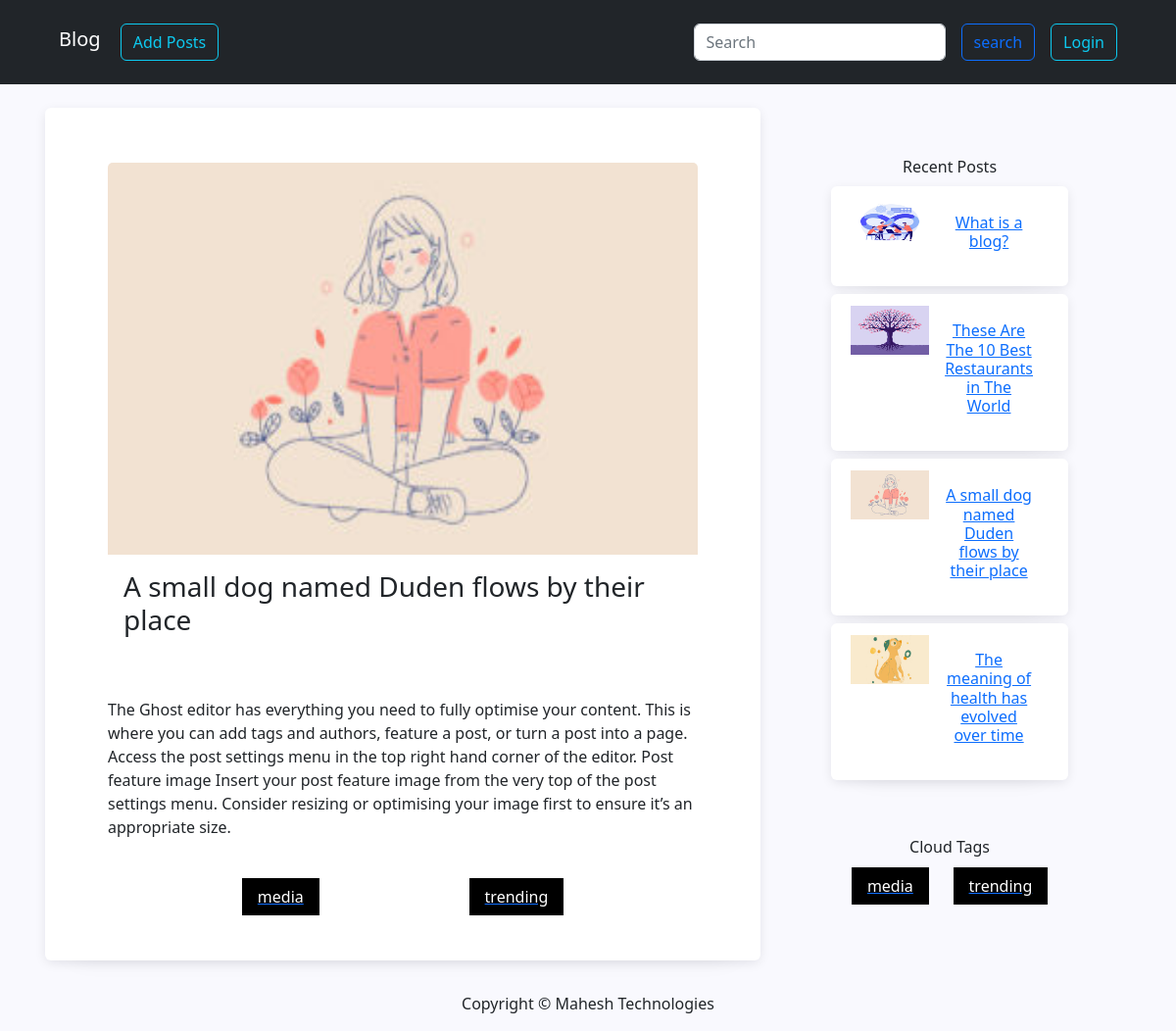
The page /a-small-dog-named-duden-flows-by-their-place/ on the database its author committed.
### app/models.py (models this page shows, shortened)
class Card(models.Model):
    title = models.CharField(max_length=100)
    slug = models.SlugField(max_length=150, unique=True)
    desc = models.TextField()
    img = models.ImageField(upload_to='uploads/')
    date_created = models.DateTimeField(auto_now_add=True)
    date_modified = models.DateTimeField(auto_now=True)
    publish_date = models.DateTimeField(blank=True, null=True)
    published = models.BooleanField(default=False)
    tags = models.ManyToManyField(Tag, blank=True)
    class Meta:
        ordering = ["-publish_date"]

class Tag(models.Model):
    name = models.CharField(max_length=50, unique=True)
    def __str__(self):
        return self.name

### app/views.py (the view)
# urls.py: path('<slug:slug>/', PostDetails, name='post_detail'),
def PostDetails(request, slug):
    post = Card.objects.filter(slug=slug)
    recent_post = Card.objects.all()[:4]
    context = {
        'post': post,
        'recent_post': recent_post
    }
    return render(request, 'details.html', context)

### templates/details.html (shortened to what this page needs)
{% extends 'base.html' %}
{% block content %}
        <div class="container d-flex ">
            <div class="col-xxl-8 d-flex justify-content-evenly flex-wrap mt-2 ">
                {% for i in post %}
                    <div class="card my-3 mx-2 mx-md-1 d-flex flex-column bg-white p-5" >
                        <div class="card-header bg-white">
                            <div class="col  img">
                                <img src="{{ i.img.url }}" class="card-img-top w-100" height="400" alt="...">
                            </div>
                            <div class="col card-body">
                                <h3 class="card-title">{{ i.title }}</h3>
                            </div>
                        </div>
                        <p class="card-text p-3">{{ i.desc | safe }}</p>
                        {% for j in post %}
                        <div class="tags d-flex justify-content-evenly align-items-center">
                            {% for k in j.tags.all %}
                                {% if k %}
                                    <a href="{% url 'post_tags' k %}"><span class="py-2  px-3 bg-black text-white">{{k}}</span></a>
                                {% endif %}
                            {% endfor %}
                        </div>
                        {% endfor %}
                    </div>
                {% endfor %}
            </div>
            <aside class="col-xxl-4 mt-2 text-center" width="385" height="auto">
              <div class="container p-3">
                <div class="row d-flex flex-column gap-5 p-5">
                  <div class="col">Recent Posts
                    {% for i in recent_post  %}
                        <div class="card my-2 mx-1 mx-md-1 d-flex flex-column bg-white p-1" >
                        <div class="card-header bg-white d-flex flex-row">
                            <div class="col img">
                            <img src="{{ i.img.url }}"  class="card-img-left" height="50" width="80" alt="...">
                            </div>
                            <div class="col card-body">
                                <a href="{% url 'post_detail' i.slug %}"><h6 class="card-title" >{{ i.title }}</h6> </a>
                            </div>
                        </div>
                        </div>
                    {% endfor %}
                  </div>
                  <div class="col ">Cloud Tags
                    {% for j in post %}
                        <div class="tags py-3 d-flex justify-content-evenly align-items-center">
                            {% for k in j.tags.all %}
                                {% if k %}
                                <a href="{% url 'post_tags' k %}"><span class="py-2  px-3 bg-black text-white">{{k}}</span></a>
                                {% endif %}
                            {% endfor %}
                        </div>
                        {% endfor %}
                  </div>
                </div>
              </div>
            </aside>
        </div>
{% endblock %}

### app/static/css/style.css (style rules this page uses)
body { background-color: #F9F9FE !important; }
.card { box-shadow: rgba(7, 10, 25, 0.1) 0px 3px 12px -1px, rgba(7, 10, 25, 0.1) 0px 22px 27px -30px; --bs-card-border-color: none !important; }
.card { gap:15px; }

### rows shown on the page
Card: img (picture), title "A small dog named Duden flows by their place", desc "The Ghost editor has everything you need to fully optimise your content. This is where you can add tags and authors, feature a post, or turn a post into a page. Access the post settings menu in the top right hand corner of the editor. Post feature image Insert your post feature image from the very top of the post settings menu. Consider resizing or optimising your image first to ensure it’s an appropriate size."
Tag: name "media"
Tag: name "trending"
Card: img (picture), title "What is a blog?"
Card: img (picture), title "These Are The 10 Best Restaurants in The World"
Card: img (picture), title "The meaning of health has evolved over time"
